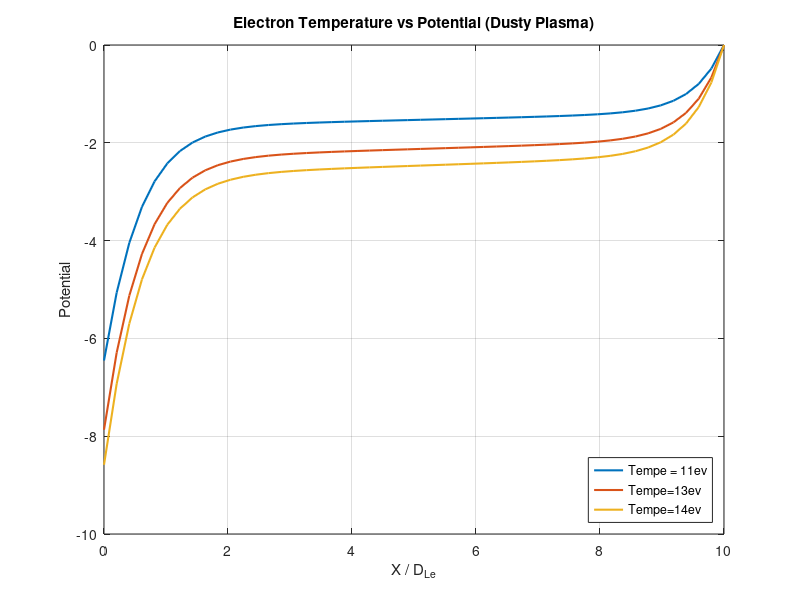

This figure's MATLAB source:
load ("OML_e11nd5e-6.mat")
plot(X/DLe, phi, 'LineWidth', 1.5)
hold on

load ("OML_e11nd_rd_5e-6_temp13ev")
plot(X/DLe, phi, 'LineWidth', 1.5)

load ("OML_e11nd_rd_5e-6_temp14ev")
plot(X/DLe, phi, 'LineWidth', 1.5)

%load ("OML_e11nd5e-6temp14ev.mat")
%plot(X/DLe, ni, 'LineWidth', 1.5)


legend('Tempe = 11ev', 'Tempe=13ev',"Tempe=14ev", 'Location', 'SouthEast')
xlabel('X / D_{Le}')
ylabel('Potential')
title("Electron Temperature vs Potential (Dusty Plasma)")
grid on
saveas(gcf, 'Temperature vs Potential (DUSTY PLASMA).png')
